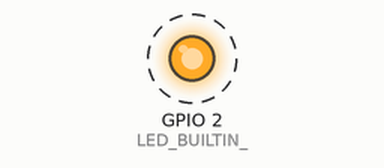
The sketch below on a simulated ESP8266 (NodeMCU). Shown: output pins drawn as LEDs (lit = HIGH). Dashed ring = blinking. WiFi joins after 1.5 s; servers stay silent unless stated; uploads are accepted with an empty reply; what the sketch prints to the serial monitor is not drawn.

Above: at 2.6 s.
Timing chart, 0 to 7.5 s (numbered marks = the images above):
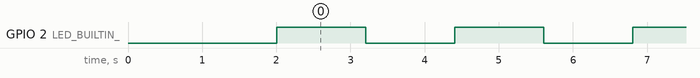

The sketch:

led_state.ino
```cpp
#include <ESP8266WiFi.h>
#include <ESP8266HTTPClient.h>
#include <WiFiClient.h>
#include <ESP8266WebServer.h>

#define LED_BUILTIN_ 2

const char* ssid     = "KASTARA GROUP INDONESIA";
const char* password = "KASTARA@2022";

const char* server_n = "http://192.168.200.239/led_data/post_data.php";

//String HOST_NAME = "http://192.168.200.239/";
//String PATH_NAME = "led_data/post_data.php";

int led_state = 0;
unsigned int u_time = 0;
String apiKeyValue = "tPmAT5Ab3j7F9";

void setup() {
  Serial.begin(9600);
  WiFi.begin(ssid, password);
  Serial.print("Connecting to ");

  int i = 0;
  while (WiFi.status() != WL_CONNECTED) { // Wait for the Wi-Fi to connect
    delay(1000);
    Serial.print(++i); Serial.print(' ');
  }

  Serial.println(WiFi.localIP());
  pinMode(LED_BUILTIN_, OUTPUT);
}
void loop() {
  if (millis() - u_time >= 1000) {
    u_time = millis();
    led_state = (led_state == 0) ? 1 : 0;
  }
  digitalWrite(LED_BUILTIN_, led_state);


  WiFiClient wifiClient;
  HTTPClient http;
  http.begin(wifiClient, server_n); //HTTP

  http.addHeader("Content-Type", "application/x-www-form-urlencoded");
  String post_data = "api_key=" + apiKeyValue + "&value_led_s=" + led_state;

  String payload = http.getString();
  Serial.println(post_data);
  Serial.println(payload);

  auto httpCode = http.POST(post_data);

  //  int httpCode = http.GET();
  //  // httpCode will be negative on error
  //  if (httpCode > 0) {
  //    // file found at server
  //    if (httpCode == HTTP_CODE_OK) {
  //      String payload = http.getString();
  //      Serial.println(payload);
  //    } else {
  //      // HTTP header has been send and Server response header has been handled
  //      Serial.printf("[HTTP] GET... code: %d\n", httpCode);
  //    }
  //  } else {
  //    Serial.printf("[HTTP] GET... failed, error: %s\n", http.errorToString(httpCode).c_str());
  //  }

  http.end();

  delay(1000);
}
```

Measured:
- by itself, GPIO 2 (LED_BUILTIN_): alternates HIGH for 1.2 s and LOW for 1.2 s
